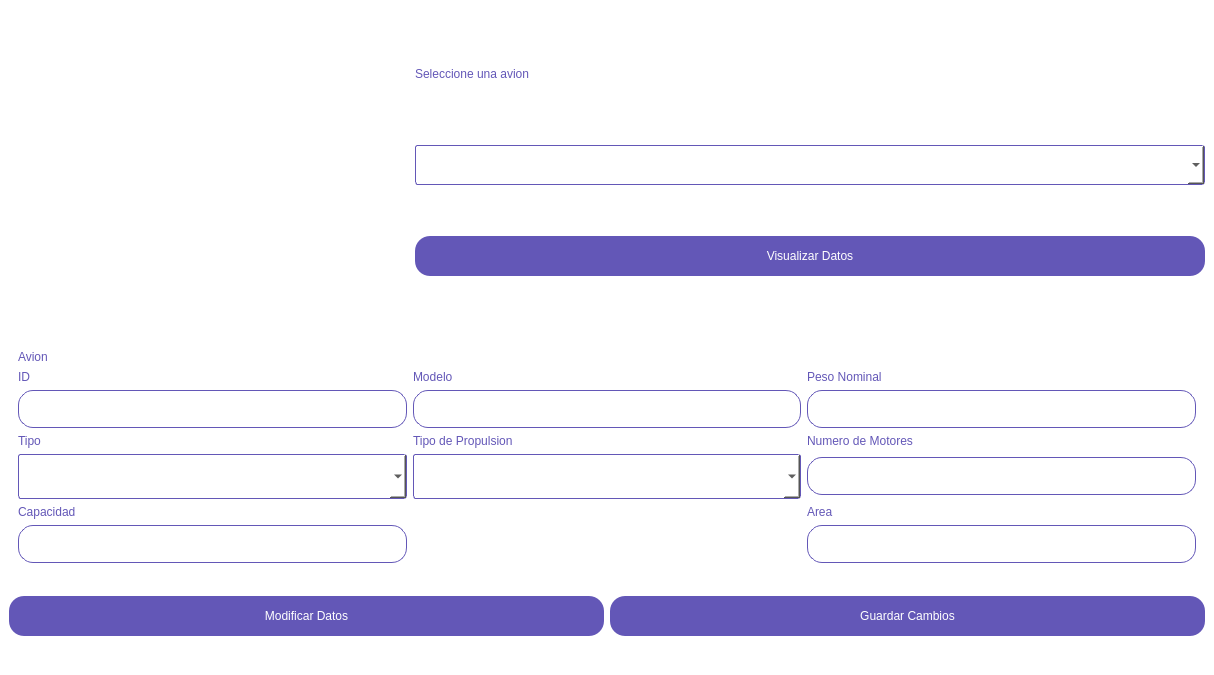
<?xml version="1.0" encoding="UTF-8"?>
<ui version="4.0">
 <class>Form</class>
 <widget class="QWidget" name="Form">
  <property name="geometry">
   <rect>
    <x>0</x>
    <y>0</y>
    <width>1214</width>
    <height>675</height>
   </rect>
  </property>
  <property name="windowTitle">
   <string>Form</string>
  </property>
  <property name="styleSheet">
   <string notr="true">
QWidget
{
    background-color: white;
    border-radius: 20px;
}

QPushButton
{
    color: white;
    background-color: #6357B7;
    border-radius: 15px;
    font: 14pt &quot;Bahnschrift&quot;;
}

QPushButton:Pressed
{
    background-color: #C397E4;
}

QPushButton:disabled
{
    color: #6357B7;
    background-color: white;
    border-radius: 0px;
}

QLineEdit
{
    color: #6357B7;
    background-color: white;
    border : 2px solid #6357B7;
    border-radius: 15px;
    font: 10pt &quot;Bahnschrift&quot;;
    border: 1px solid #6357B7;
    padding: 10px;
}

QLabel
{
    background-color: transparent;
    color: #6357B7;
    font: 12pt &quot;Bahnschrift&quot;;
}

QComboBox
{
    border: 1px solid #6357B7;
    border-radius: 3px;
    padding: 1px 18px 1px 3px;
    min-width: 6em;
}

QTextEdit
{
    color: #6357B7;
    background-color: white;
    border : 2px solid #6357B7;
    border-radius: 15px;
    font: 14pt &quot;Bahnschrift&quot;;
    border: 1px solid #6357B7;
    padding: 13px;
}</string>
  </property>
  <layout class="QVBoxLayout" name="verticalLayout">
   <property name="spacing">
    <number>0</number>
   </property>
   <property name="leftMargin">
    <number>0</number>
   </property>
   <property name="topMargin">
    <number>0</number>
   </property>
   <property name="rightMargin">
    <number>0</number>
   </property>
   <item>
    <widget class="QWidget" name="widget" native="true">
     <property name="minimumSize">
      <size>
       <width>0</width>
       <height>0</height>
      </size>
     </property>
     <property name="maximumSize">
      <size>
       <width>16777215</width>
       <height>16777215</height>
      </size>
     </property>
     <layout class="QHBoxLayout" name="horizontalLayout">
      <property name="leftMargin">
       <number>0</number>
      </property>
      <property name="topMargin">
       <number>0</number>
      </property>
      <property name="rightMargin">
       <number>0</number>
      </property>
      <property name="bottomMargin">
       <number>0</number>
      </property>
      <item>
       <widget class="QLabel" name="label_2">
        <property name="minimumSize">
         <size>
          <width>400</width>
          <height>300</height>
         </size>
        </property>
        <property name="maximumSize">
         <size>
          <width>400</width>
          <height>300</height>
         </size>
        </property>
        <property name="text">
         <string/>
        </property>
        <property name="pixmap">
         <pixmap>../Images/img_aviones.png</pixmap>
        </property>
        <property name="alignment">
         <set>Qt::AlignCenter</set>
        </property>
       </widget>
      </item>
      <item>
       <widget class="QWidget" name="widget_3" native="true">
        <layout class="QVBoxLayout" name="verticalLayout_2">
         <item>
          <widget class="QLabel" name="label">
           <property name="minimumSize">
            <size>
             <width>0</width>
             <height>40</height>
            </size>
           </property>
           <property name="maximumSize">
            <size>
             <width>16777215</width>
             <height>40</height>
            </size>
           </property>
           <property name="text">
            <string>Seleccione una avion</string>
           </property>
          </widget>
         </item>
         <item>
          <widget class="QComboBox" name="comboBox">
           <property name="minimumSize">
            <size>
             <width>119</width>
             <height>40</height>
            </size>
           </property>
           <property name="maximumSize">
            <size>
             <width>16777215</width>
             <height>40</height>
            </size>
           </property>
          </widget>
         </item>
         <item>
          <widget class="QPushButton" name="pushButton">
           <property name="minimumSize">
            <size>
             <width>0</width>
             <height>40</height>
            </size>
           </property>
           <property name="maximumSize">
            <size>
             <width>16777215</width>
             <height>40</height>
            </size>
           </property>
           <property name="text">
            <string>Visualizar Datos</string>
           </property>
          </widget>
         </item>
        </layout>
       </widget>
      </item>
     </layout>
    </widget>
   </item>
   <item>
    <widget class="QWidget" name="widget_2" native="true">
     <layout class="QVBoxLayout" name="verticalLayout_3">
      <item>
       <widget class="QWidget" name="widget_5" native="true">
        <layout class="QGridLayout" name="gridLayout">
         <item row="4" column="0">
          <widget class="QComboBox" name="comboBox_2">
           <property name="minimumSize">
            <size>
             <width>119</width>
             <height>45</height>
            </size>
           </property>
           <property name="maximumSize">
            <size>
             <width>16777215</width>
             <height>45</height>
            </size>
           </property>
          </widget>
         </item>
         <item row="6" column="2">
          <widget class="QLineEdit" name="lineEdit_6"/>
         </item>
         <item row="5" column="0">
          <widget class="QLabel" name="label_10">
           <property name="text">
            <string>Capacidad</string>
           </property>
          </widget>
         </item>
         <item row="6" column="0">
          <widget class="QLineEdit" name="lineEdit_5"/>
         </item>
         <item row="2" column="0">
          <widget class="QLineEdit" name="lineEdit"/>
         </item>
         <item row="0" column="0">
          <widget class="QLabel" name="label_3">
           <property name="text">
            <string>Avion</string>
           </property>
          </widget>
         </item>
         <item row="1" column="0">
          <widget class="QLabel" name="label_4">
           <property name="text">
            <string>ID</string>
           </property>
          </widget>
         </item>
         <item row="1" column="2">
          <widget class="QLabel" name="label_6">
           <property name="text">
            <string>Peso Nominal</string>
           </property>
          </widget>
         </item>
         <item row="2" column="1">
          <widget class="QLineEdit" name="lineEdit_2"/>
         </item>
         <item row="3" column="1">
          <widget class="QLabel" name="label_8">
           <property name="text">
            <string>Tipo de Propulsion</string>
           </property>
          </widget>
         </item>
         <item row="3" column="2">
          <widget class="QLabel" name="label_9">
           <property name="text">
            <string>Numero de Motores</string>
           </property>
          </widget>
         </item>
         <item row="1" column="1">
          <widget class="QLabel" name="label_5">
           <property name="text">
            <string>Modelo</string>
           </property>
          </widget>
         </item>
         <item row="2" column="2">
          <widget class="QLineEdit" name="lineEdit_3"/>
         </item>
         <item row="3" column="0">
          <widget class="QLabel" name="label_7">
           <property name="text">
            <string>Tipo</string>
           </property>
          </widget>
         </item>
         <item row="5" column="2">
          <widget class="QLabel" name="label_11">
           <property name="text">
            <string>Area</string>
           </property>
          </widget>
         </item>
         <item row="4" column="2">
          <widget class="QLineEdit" name="lineEdit_4"/>
         </item>
         <item row="4" column="1">
          <widget class="QComboBox" name="comboBox_3">
           <property name="minimumSize">
            <size>
             <width>119</width>
             <height>45</height>
            </size>
           </property>
           <property name="maximumSize">
            <size>
             <width>16777215</width>
             <height>45</height>
            </size>
           </property>
          </widget>
         </item>
        </layout>
       </widget>
      </item>
      <item>
       <widget class="QWidget" name="widget_4" native="true">
        <layout class="QHBoxLayout" name="horizontalLayout_2">
         <property name="leftMargin">
          <number>0</number>
         </property>
         <property name="topMargin">
          <number>0</number>
         </property>
         <property name="rightMargin">
          <number>0</number>
         </property>
         <property name="bottomMargin">
          <number>0</number>
         </property>
         <item>
          <widget class="QPushButton" name="pushButton_3">
           <property name="minimumSize">
            <size>
             <width>0</width>
             <height>40</height>
            </size>
           </property>
           <property name="maximumSize">
            <size>
             <width>16777215</width>
             <height>40</height>
            </size>
           </property>
           <property name="text">
            <string>Modificar Datos</string>
           </property>
          </widget>
         </item>
         <item>
          <widget class="QPushButton" name="pushButton_2">
           <property name="minimumSize">
            <size>
             <width>0</width>
             <height>40</height>
            </size>
           </property>
           <property name="maximumSize">
            <size>
             <width>16777215</width>
             <height>40</height>
            </size>
           </property>
           <property name="text">
            <string>Guardar Cambios</string>
           </property>
          </widget>
         </item>
        </layout>
       </widget>
      </item>
     </layout>
    </widget>
   </item>
  </layout>
 </widget>
 <resources/>
 <connections/>
</ui>
